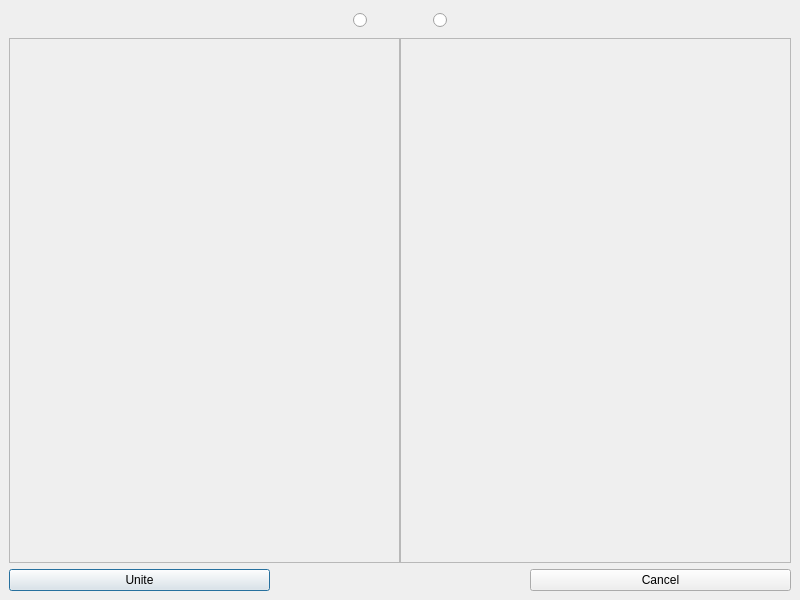
<?xml version="1.0" encoding="UTF-8"?>
<ui version="4.0">
 <class>UniteDialog</class>
 <widget class="QDialog" name="UniteDialog">
  <property name="geometry">
   <rect>
    <x>0</x>
    <y>0</y>
    <width>800</width>
    <height>600</height>
   </rect>
  </property>
  <property name="minimumSize">
   <size>
    <width>800</width>
    <height>600</height>
   </size>
  </property>
  <property name="windowTitle">
   <string>Split Images</string>
  </property>
  <layout class="QVBoxLayout" name="plContent">
   <property name="spacing">
    <number>6</number>
   </property>
   <property name="margin">
    <number>9</number>
   </property>
   <item>
    <widget class="QWidget" name="pwToolButtons" native="true">
     <layout class="QHBoxLayout" name="plToolButtons" stretch="0,0,0,0">
      <property name="spacing">
       <number>6</number>
      </property>
      <property name="margin">
       <number>0</number>
      </property>
      <item>
       <widget class="QRadioButton" name="prImage1">
        <property name="layoutDirection">
         <enum>Qt::RightToLeft</enum>
        </property>
        <property name="text">
         <string/>
        </property>
       </widget>
      </item>
      <item>
       <widget class="QToolButton" name="pbZoomIn">
        <property name="text">
         <string/>
        </property>
        <property name="icon">
         <iconset resource="../../GalleryExplorer.qrc">
          <normaloff>:/res/resources/increase.png</normaloff>:/res/resources/increase.png</iconset>
        </property>
        <property name="autoRaise">
         <bool>true</bool>
        </property>
       </widget>
      </item>
      <item>
       <widget class="QToolButton" name="pbZoomOut">
        <property name="text">
         <string/>
        </property>
        <property name="icon">
         <iconset resource="../../GalleryExplorer.qrc">
          <normaloff>:/res/resources/decrease.png</normaloff>:/res/resources/decrease.png</iconset>
        </property>
        <property name="autoRaise">
         <bool>true</bool>
        </property>
       </widget>
      </item>
      <item>
       <widget class="QRadioButton" name="prImage2">
        <property name="layoutDirection">
         <enum>Qt::LeftToRight</enum>
        </property>
        <property name="text">
         <string/>
        </property>
       </widget>
      </item>
     </layout>
    </widget>
   </item>
   <item>
    <widget class="QWidget" name="pwImages" native="true">
     <property name="sizePolicy">
      <sizepolicy hsizetype="Preferred" vsizetype="Expanding">
       <horstretch>0</horstretch>
       <verstretch>0</verstretch>
      </sizepolicy>
     </property>
     <layout class="QHBoxLayout" name="plImages">
      <property name="spacing">
       <number>0</number>
      </property>
      <property name="margin">
       <number>0</number>
      </property>
      <item>
       <widget class="QScrollArea" name="psImage1">
        <property name="widgetResizable">
         <bool>true</bool>
        </property>
        <widget class="QLabel" name="plImage1">
         <property name="geometry">
          <rect>
           <x>0</x>
           <y>0</y>
           <width>389</width>
           <height>517</height>
          </rect>
         </property>
         <property name="text">
          <string/>
         </property>
        </widget>
       </widget>
      </item>
      <item>
       <widget class="QScrollArea" name="psImage2">
        <property name="widgetResizable">
         <bool>true</bool>
        </property>
        <widget class="QLabel" name="plImage2">
         <property name="geometry">
          <rect>
           <x>0</x>
           <y>0</y>
           <width>389</width>
           <height>517</height>
          </rect>
         </property>
         <property name="text">
          <string/>
         </property>
        </widget>
       </widget>
      </item>
     </layout>
    </widget>
   </item>
   <item>
    <widget class="QWidget" name="pwButtons" native="true">
     <layout class="QHBoxLayout" name="plButtons">
      <property name="spacing">
       <number>0</number>
      </property>
      <property name="margin">
       <number>0</number>
      </property>
      <item>
       <widget class="QPushButton" name="pbUnite">
        <property name="text">
         <string>Unite</string>
        </property>
       </widget>
      </item>
      <item>
       <widget class="QWidget" name="pwButtonsFree" native="true"/>
      </item>
      <item>
       <widget class="QPushButton" name="pbCancel">
        <property name="text">
         <string>Cancel</string>
        </property>
       </widget>
      </item>
     </layout>
    </widget>
   </item>
  </layout>
 </widget>
 <resources>
  <include location="../../GalleryExplorer.qrc"/>
 </resources>
 <connections/>
</ui>
